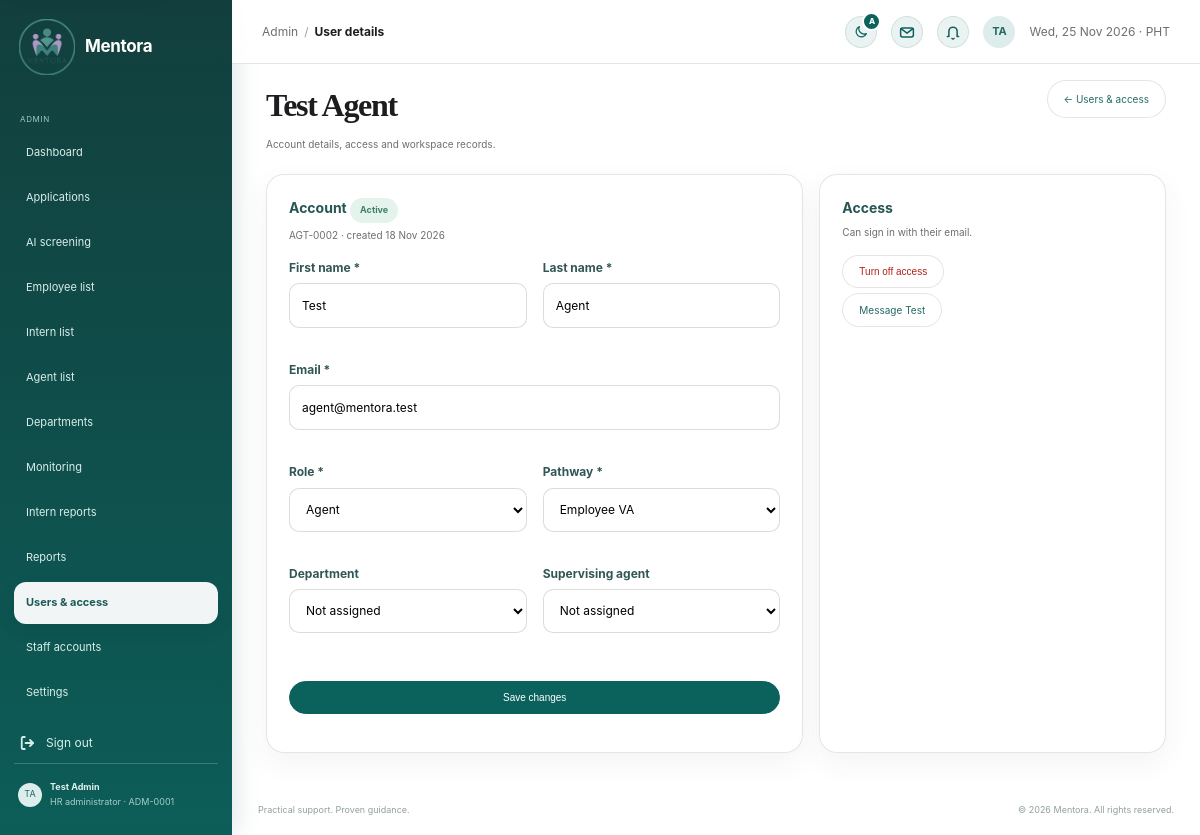
/admin/user_edit.php?id=2 (signed in), run on the app's committed database.
### tables this page shows
CREATE TABLE `users` (
  `id` int(10) UNSIGNED NOT NULL,
  `user_code` varchar(20) DEFAULT NULL,
  `first_name` varchar(80) NOT NULL,
  `last_name` varchar(80) NOT NULL,
  `email` varchar(190) NOT NULL,
  `email_verified_at` datetime DEFAULT NULL,
  `username` varchar(40) DEFAULT NULL,
  `pathway` enum('employee_va','internship') NOT NULL,
  `pathway_chosen_at` datetime DEFAULT current_timestamp(),
  `password_hash` varchar(255) NOT NULL,
  `role` enum('applicant','agent','admin') NOT NULL DEFAULT 'applicant',
  `status` enum('pending','approved','active','rejected','disabled') NOT NULL DEFAULT 'active',
  `presence` enum('active','busy','offline') NOT NULL DEFAULT 'active',
  `last_seen_at` datetime DEFAULT NULL,
  `department_id` int(10) UNSIGNED DEFAULT NULL,
  `agent_id` int(10) UNSIGNED DEFAULT NULL,
  `referred_by` int(10) UNSIGNED DEFAULT NULL,
  `avatar_path` varchar(190) DEFAULT NULL,
  `created_at` timestamp NOT NULL DEFAULT current_timestamp(),
  `updated_at` timestamp NOT NULL DEFAULT current_timestamp() ON UPDATE current_timestamp()
);

### includes/workflow.php (called while the page is built, shortened)
<?php
require_once __DIR__ . '/../config/db.php';
require_once __DIR__ . '/auth_check.php';
function mentora_h(mixed $value): string
{
    return htmlspecialchars((string) $value, ENT_QUOTES | ENT_SUBSTITUTE, 'UTF-8');
}
function mentora_person(PDO $pdo, int $userId): ?array
{
    $query = $pdo->prepare(
        "SELECT u.*, d.name AS department_name,
                CONCAT(ag.first_name, ' ', ag.last_name) AS agent_name, ag.email AS agent_email,
                a.mobile, a.location, a.school, a.course, a.required_hours, a.desired_role, a.start_date, a.interest, a.skills,
                a.created_at AS applied_at
         FROM users u
         LEFT JOIN departments d ON d.id = u.department_id
         LEFT JOIN users ag ON ag.id = u.agent_id
         LEFT JOIN applications a ON a.id = (SELECT MAX(id) FROM applications WHERE user_id = u.id)
         WHERE u.id = ?"
    );
    $query->execute([$userId]);
    return $query->fetch() ?: null;
}
    ?>

### admin/user_edit.php (the view, shortened to what this page needs)
<?php
require_once __DIR__ . '/../includes/workflow.php';
require_once __DIR__ . '/../includes/training_certificate.php';
$pathways = ['internship' => 'Internship', 'employee_va' => 'Employee VA'];
$isNew = isset($_GET['new']);
$user = $isNew ? null : mentora_person($pdo, (int) ($_GET['id'] ?? 0));
$pageTitle = $isNew ? 'Invite user' : 'User details';
$activePage = 'user&access_management.php';
require __DIR__ . '/../includes/admin_layout.php';
$defaults = $user ?? [
    'first_name' => '', 'last_name' => '', 'email' => '',
    'role' => isset($roles[$_GET['role'] ?? '']) ? $_GET['role'] : 'agent',
    'pathway' => isset($pathways[$_GET['pathway'] ?? '']) ? $_GET['pathway'] : 'employee_va',
    'department_id' => null, 'agent_id' => null, 'status' => 'new',
];
$statusBadge = [
    'active' => ['', 'Active'],
    'pending' => ['warn', 'Waiting for confirmation'],
    'approved' => ['info', 'Link sent'],
    'rejected' => ['warn', 'Declined'],
    'disabled' => ['warn', 'Turned off']
];
?>
<div class="admin-heading keep-title">
    <div>
        <h1><?= $isNew ? 'Invite user' : ($user ? mentora_h(trim($user['first_name'] . ' ' . $user['last_name'])) : 'User not found') ?></h1>
        <p><?= $isNew ? 'Create an account and send a one-time link to set a username and password.' : 'Account details, access and workspace records.' ?></p>
    </div>
    <a class="admin-btn" href="user&amp;access_management.php">← Users &amp; access</a>
</div>
<?php if (!$isNew && !$user): ?>
    <section class="admin-panel"><p>That account doesn’t exist anymore.</p></section>
<?php else:
    [$badgeClass, $badgeText] = $statusBadge[$defaults['status']] ?? ['info', 'New'];
    $isSelf = $user && (int) $user['id'] === (int) ($_SESSION['user']['id'] ?? 0);
?>
    <div class="admin-grid">
        <section class="admin-panel">
            <h2><?= $isNew ? 'New account' : 'Account' ?> <?php if (!$isNew): ?><span class="badge <?= $badgeClass ?>"><?= $badgeText ?></span><?php endif; ?>
            </h2>
            <p class="panel-subtitle"><?= $user
                ? mentora_h($user['user_code'] . ($user['username'] ? ' · @' . $user['username'] : '') . ' · created ' . date('d M Y', strtotime($user['created_at'])))
                : 'They’ll get an email with a link (or you can send it yourself).' ?></p>
            <form method="post" class="form-grid" data-role-form>
                <div class="field">
                    <label for="first_name">First name *</label><input id="first_name" name="first_name" required maxlength="80" value="<?= mentora_h($defaults['first_name']) ?>"></div>
                <div class="field">
                    <label for="last_name">Last name *</label><input id="last_name" name="last_name" required maxlength="80" value="<?= mentora_h($defaults['last_name']) ?>"></div>
                <div class="field full">
                    <label for="email">Email *</label><input id="email"
                        name="email"
                        type="email"
                        required
                        maxlength="190"
                        value="<?= mentora_h($defaults['email']) ?>"></div>
                <div class="field">
                    <label for="role">Role *</label><select id="role" name="role"<?= $isSelf ? ' disabled' : '' ?>><?php foreach ($roles as $key => $label): ?>
                        <option value="<?= $key ?>"<?= $defaults['role'] === $key ? ' selected' : '' ?>><?= $label ?></option>
                        <?php endforeach; ?></select><?php if ($isSelf): ?><input type="hidden" name="role" value="admin"><small>You can’t change your own role.</small><?php endif; ?>
                </div>
                <div class="field" data-for-role="applicant">
                    <label for="pathway">Pathway *</label><select id="pathway" name="pathway"><?php foreach ($pathways as $key => $label): ?>
                        <option value="<?= $key ?>"<?= $defaults['pathway'] === $key ? ' selected' : '' ?>><?= $label ?></option>
                        <?php endforeach; ?></select>
                </div>
                <div class="field">
                    <label for="department_id">Department</label><select id="department_id" name="department_id">
                        <option value="">Not assigned</option>
                        <?php foreach (mentora_departments($pdo) as $department): ?>
                        <option value="<?= (int) $department['id'] ?>"<?= (int) $defaults['department_id'] === (int) $department['id'] ? ' selected' : '' ?>><?= mentora_h($department['name']) ?></option>
                        <?php endforeach; ?></select>
                </div>
                <div class="field" data-for-role="intern">
                    <label for="agent_id">Supervising agent</label><select id="agent_id" name="agent_id">
                        <option value="">Not assigned</option>
                        <?php foreach (mentora_active_agents($pdo) as $agent): ?>
                        <option value="<?= (int) $agent['id'] ?>"<?= (int) $defaults['agent_id'] === (int) $agent['id'] ? ' selected' : '' ?>><?= mentora_h($agent['first_name'] . ' ' . $agent['last_name']) ?></option>
                        <?php endforeach; ?></select>
                </div>
                <div class="field full form-actions">
                    <button class="admin-btn primary"
                        type="submit"
                        data-confirm-title="<?= $isNew ? 'Send the invitation?' : 'Save these changes?' ?>"
                        data-confirm="<?= $isNew
                            ? 'The account is created and a one-time link to set a username and password is sent.'
                            : 'The account details will be updated.' ?>"><?= $isNew ? 'Create & send invite' : 'Save changes' ?></button>
                </div>
            </form>
        </section>
        <?php if ($user): ?>
            <section class="admin-panel">
                <h2>Access</h2>
                <?php if (in_array($user['status'], ['pending', 'approved'], true)): ?>
                    <p class="panel-subtitle"><?= $user['status'] === 'pending'
                        ? 'Waiting for an HR decision.'
                        : 'They haven’t created their username and password yet.' ?></p>
                    <?php if ($user['role'] === 'applicant' && $user['status'] === 'pending'): ?><a class="admin-btn primary" href="applications.php?view=pending">Review in Applications</a><?php else: ?>
                    <form method="post"><?= mentora_csrf_field() ?><input type="hidden" name="id" value="<?= (int) $user['id'] ?>"><button class="admin-btn primary" type="submit" name="action" value="resend" data-confirm-title="Send a new link?" data-confirm="A new link replaces the old one, which stops working.">Send a new link</button>
                    </form>
                    <?php endif; ?>
                <?php elseif ($user['status'] === 'active'): ?>
                    <p class="panel-subtitle">Can sign in<?= $user['username'] ? ' as @' . mentora_h($user['username']) . ' or' : ' with' ?> their email.</p>
                    <?php if (!$isSelf): ?>
                    <form method="post"><?= mentora_csrf_field() ?><input type="hidden" name="id" value="<?= (int) $user['id'] ?>"><button class="admin-btn danger" type="submit" name="action" value="disable" data-confirm-title="Turn off this account?" data-confirm="<?= mentora_h($user['first_name']) ?> will be signed out and can’t sign in until you turn it back on. Their records are kept." data-confirm-tone="danger" data-confirm-action="Turn off">Turn off access</button>
                    </form>
                    <?php endif; ?>
                <?php else: ?>
                    <p class="panel-subtitle">The application was declined. Reopen it in Applications.</p>
                    <a class="admin-btn" href="applications.php?view=rejected">Open Applications</a>
                <?php endif; ?>
                <?php if ($user['status'] === 'active' && !$isSelf): ?>
                <p><a class="admin-btn" href="../account/messages.php?to=<?= (int) $user['id'] ?>">Message <?= mentora_h($user['first_name']) ?></a>
                </p>
                <?php endif; ?>
            </section>
        <?php endif; ?>
    </div>
<?php endif; ?>
<?php require __DIR__ . '/../includes/admin_footer.php'; ?>

### includes/admin_layout.php (shortened to what this page needs)
<?php
require_once __DIR__ . '/../config/db.php';
require_once __DIR__ . '/auth_check.php';
mentora_require_login(['admin']);
if (!isset($e) || !is_callable($e)) {
    $e = static fn($value): string => htmlspecialchars((string)$value, ENT_QUOTES | ENT_SUBSTITUTE, 'UTF-8');
}
$pageTitle  = $pageTitle ?? 'Admin | Mentora';
$activePage = $activePage ?? '';
$adminUser = (isset($_SESSION['user']) && is_array($_SESSION['user']))
    ? $_SESSION['user']
    : ['name' => 'HR Administrator'];
$adminName = trim((string)($adminUser['name'] ?? '')) ?: 'HR Administrator';
$adminCode = (string)($adminUser['user_code'] ?? '');
$crumbTitle = trim(explode('|', $pageTitle)[0]);
$initials = '';
foreach (array_slice(preg_split('/\s+/', $adminName) ?: [], 0, 2) as $part) {
    $initials .= mb_strtoupper(mb_substr($part, 0, 1));
}
$initials = $initials !== '' ? $initials : 'HR';
$avatarUrl = mentora_avatar_url($adminUser['avatar_path'] ?? null, '../');
$now = new DateTimeImmutable('now', new DateTimeZone('Asia/Manila'));
$adminNav = [
    'dashboard.php'              => 'Dashboard',
    'applications.php'           => 'Applications',
    'screening.php'              => 'AI screening',
    'employee_list.php'          => 'Employee list',
    'intern_list.php'            => 'Intern list',
    'agent_list.php'             => 'Agent list',
    'department.php'             => 'Departments',
    'monitoring.php'             => 'Monitoring',
    'intern_reports.php'         => 'Intern reports',
    'consolidated_report.php'    => 'Reports',
    'user&access_management.php' => 'Users & access',
    'staff_accounts.php'         => 'Staff accounts',
    'settings.php'               => 'Settings',
];
?>
<!doctype html>
<html lang="en">
<head>
    <link rel="stylesheet" href="../assets/css/style.css?v=44">
    <link rel="stylesheet" href="../assets/css/admin.css?v=11">
    <link rel="stylesheet" href="../assets/css/settings.css?v=31">
    <link rel="stylesheet" href="../assets/css/theme.css?v=10">
    <link rel="stylesheet" href="../assets/css/dialog.css?v=2">
</head>
<body class="admin-body admin-workspace">
    <aside class="admin-sidebar">
        <a class="admin-brand"
            href="<?= $e(basename((string) ($_SERVER['SCRIPT_NAME'] ?? 'dashboard.php'))) ?>"
            aria-label="Mentora, <?= $e($crumbTitle) ?>"
            aria-current="page">
            <img src="../assets/images/mentora-logo.png" alt="Mentora">
            <span>Mentora</span>
        </a>
        <nav class="admin-nav" id="workspace-nav" aria-label="Admin navigation">
            <small class="nav-label">ADMIN</small>
            <?php foreach ($adminNav as $file => $label): ?>
                <a class="<?= $activePage === $file ? 'active' : '' ?>"
                    href="<?= $e($file) ?>"
                    <?= $activePage === $file ? 'aria-current="page"' : '' ?>>
                    <span aria-hidden="true"></span><?= $e($label) ?>
                </a>
            <?php endforeach; ?>
        </nav>
        <div class="sidebar-bottom">
            <a class="sidebar-signout" href="../auth/signout.php"><span>Sign out</span></a>
            <a class="profile-chip" href="settings.php" aria-label="Open profile settings">
                <?= mentora_avatar($avatarUrl, $initials) ?>
                <div>
                    <strong><?= $e($adminName) ?></strong>
                    <small>HR administrator<?= $adminCode !== '' ? ' · ' . $e($adminCode) : '' ?></small>
                </div>
            </a>
        </div>
    </aside>
    <div class="admin-main">
        <header class="admin-topbar">
            <nav class="crumbs" aria-label="Breadcrumb">
                <ol>
                    <li><a href="dashboard.php">Admin</a></li>
                    <li><span aria-current="page"><?= $e($crumbTitle) ?></span></li>
                </ol>
            </nav>
            <span class="topbar-actions">
                <?php $themeToggleClass = 'header-icon-link'; require __DIR__ . '/theme_toggle.php'; ?>
                <?php require __DIR__ . '/message_panel.php'; ?>
                <?php require __DIR__ . '/notification_panel.php'; ?>
                <a class="header-avatar-link<?= $avatarUrl ? ' has-photo' : '' ?>"
                    href="settings.php#profile"
                    aria-label="Profile"
                    title="Profile"><?= $avatarUrl ? '<img class="avatar-img" src="' . $e($avatarUrl) . '" alt="">' : $e($initials) ?></a>
                <span class="topbar-date"><?= $e($now->format('D, d M Y')) ?> · PHT</span>
            </span>
        </header>
        <main class="admin-content" id="main-content" tabindex="-1">

### assets/css/settings.css (style rules this page uses)
body { --ui-radius-card: 18px; --ui-radius-control: 999px; --ui-radius-item: 12px; --settings-card-solid: #fff; }
.admin-btn.danger { color: #b42318; }
.form-actions { display: flex; flex-wrap: wrap; justify-content: flex-end; gap: 8px; margin-top: 16px; }
.sidebar-bottom > a.sidebar-signout { display: flex; align-items: center; gap: 10px; }
.sidebar-signout .signout-icon { flex-shrink: 0; }

### data on the page
users: user_code "ADM-0001"
users: first_name+last_name "Test Agent", user_code+username+created_at "AGT-0002 · created 18 Nov 2026", first_name "Test", last_name "Agent", email "agent@mentora.test", role "Agent", pathway "Employee VA"

### other printed values
$e($label) "Dashboard"
$e($label) "Applications"
$e($label) "AI screening"
$e($label) "Employee list"
$e($label) "Intern list"
$e($label) "Agent list"
$e($label) "Departments"
$e($label) "Monitoring"
$e($label) "Intern reports"
$e($label) "Reports"
$e($label) "Users & access"
$e($label) "Staff accounts"
$e($label) "Settings"
$h($initials) "TA"
$e($adminName) "Test Admin"
